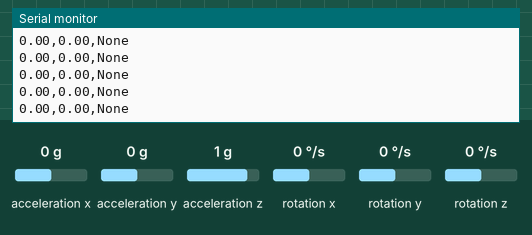
A sketch run on a simulated Arduino Uno, built with avr-gcc and run on an emulated ATmega328P. On the bench: the last lines printed to the serial monitor. Wiring (inferred from the names in the program): MPU-6050 motion sensor at I2C address 0x68. The inputs (shaded band) are chosen by the test bench; at power-on: acceleration y 0 g, acceleration x 0 g, rotation y 0 °/s, acceleration z 1 g, rotation x 0 °/s, rotation z 0 °/s.

Above: at 1.3 s.
1.4 s: acceleration y set to -1.4 g
At 2.2 s:
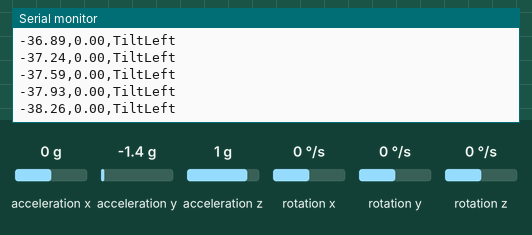
3.2 s: acceleration x set to -1.4 g
At 3.9 s:
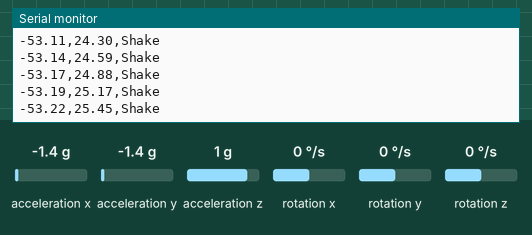
4.7 s: rotation y set to -192 °/s
At 5.6 s:
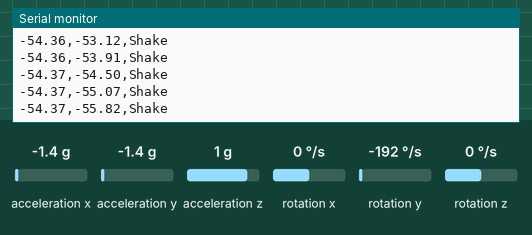
7.7 s: acceleration x set to -0.8 g
At 8.3 s:
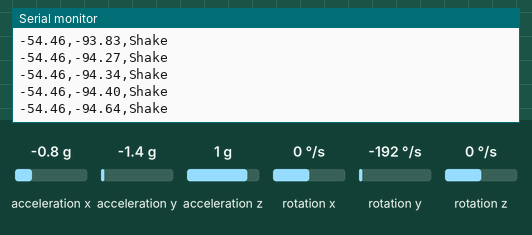
10.7 s: acceleration y set to 0.8 g
At 11.6 s:
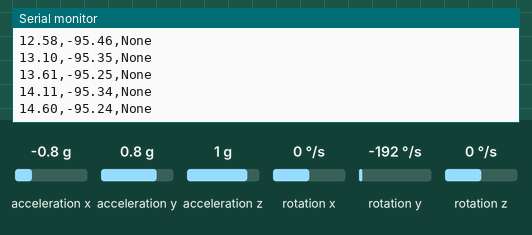
13.2 s: acceleration z set to -1.4 g
At 14.1 s:
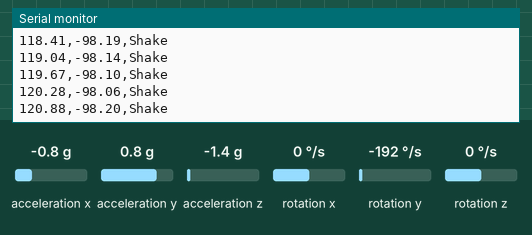
Timing chart, 0 to 16.2 s (numbered marks = the images above; inputs shaded):
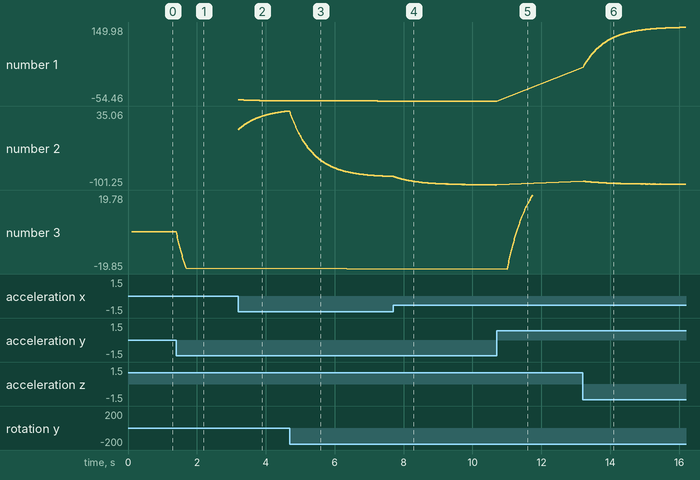

Measured:
- after the input at 1.4 s, the serial monitor: prints a new line at once (image 1)
- plotted number 3: 0 → -19.54 after the input at 1.4 s

The sketch:

IMU_Orientation_Gesture.ino
```cpp
#include <Wire.h>

// If you have the MPU6050 library installed you can use it.
// This sketch uses direct I2C reads to keep dependencies minimal.

// --------- CONFIG ----------
const int MPU_ADDR = 0x68; // default I2C address for MPU-6050
const float GYRO_SCALE = 131.0;   // LSB/deg/s for ±250deg/s
const float ACC_SCALE = 16384.0;  // LSB/g for ±2g

// Complementary filter coefficient (0..1). Higher => trust gyro more.
const float ALPHA = 0.98;

unsigned long lastTime = 0;
float roll = 0, pitch = 0;

// Gesture detection thresholds
const float TILT_ANGLE_THRESHOLD = 20.0; // degrees
const float SHAKE_ACCEL_THRESHOLD = 1.8; // g (approx) - tune as per sensor/module

// ---------- HELPERS ----------
void writeRegister(uint8_t reg, uint8_t value) {
  Wire.beginTransmission(MPU_ADDR);
  Wire.write(reg);
  Wire.write(value);
  Wire.endTransmission();
}

void readRegisters(uint8_t reg, uint8_t count, uint8_t* dest) {
  Wire.beginTransmission(MPU_ADDR);
  Wire.write(reg);
  Wire.endTransmission(false);
  Wire.requestFrom(MPU_ADDR, count);
  int i = 0;
  while (Wire.available() && i < count) {
    dest[i++] = Wire.read();
  }
}

// ---------- SETUP ----------
void setup() {
  Serial.begin(115200);
  Wire.begin();
  delay(100);

  // Wake up MPU-6050 (clear sleep bit)
  writeRegister(0x6B, 0x00);

  // Optional: set gyro range / acc range here if needed

  lastTime = millis();
  Serial.println("IMU Orientation & Gesture Demo");
  Serial.println("Roll,Pitch,Gesture");
}

// ---------- MAIN LOOP ----------
void loop() {
  unsigned long now = millis();
  float dt = (now - lastTime) / 1000.0;
  if (dt <= 0) dt = 0.001;
  lastTime = now;

  // Read raw accel + gyro (14 bytes from 0x3B)
  uint8_t buf[14];
  readRegisters(0x3B, 14, buf);

  // Accel raw (signed 16-bit)
  int16_t ax = (buf[0] << 8) | buf[1];
  int16_t ay = (buf[2] << 8) | buf[3];
  int16_t az = (buf[4] << 8) | buf[5];

  // Temp skipped (buf[6],buf[7])

  // Gyro raw
  int16_t gx = (buf[8] << 8) | buf[9];
  int16_t gy = (buf[10] << 8) | buf[11];
  int16_t gz = (buf[12] << 8) | buf[13];

  // Convert to physical units
  float ax_g = ax / ACC_SCALE;
  float ay_g = ay / ACC_SCALE;
  float az_g = az / ACC_SCALE;

  float gx_dps = gx / GYRO_SCALE;
  float gy_dps = gy / GYRO_SCALE;
  float gz_dps = gz / GYRO_SCALE;

  // Compute accel angles (degrees)
  float rollAcc = atan2(ay_g, az_g) * 180.0 / PI;
  float pitchAcc = atan2(-ax_g, sqrt(ay_g*ay_g + az_g*az_g)) * 180.0 / PI;

  // Integrate gyro rates to angles
  float rollGyro = roll + gx_dps * dt;
  float pitchGyro = pitch + gy_dps * dt;

  // Complementary filter
  roll = ALPHA * rollGyro + (1 - ALPHA) * rollAcc;
  pitch = ALPHA * pitchGyro + (1 - ALPHA) * pitchAcc;

  // Gesture detection (simple)
  String gesture = "None";
  if (roll > TILT_ANGLE_THRESHOLD) gesture = "TiltRight";
  else if (roll < -TILT_ANGLE_THRESHOLD) gesture = "TiltLeft";

  float totalAccel = sqrt(ax_g*ax_g + ay_g*ay_g + az_g*az_g);
  if (totalAccel > SHAKE_ACCEL_THRESHOLD) gesture = "Shake";

  // Telemetry (CSV-style)
  Serial.print(roll, 2); Serial.print(",");
  Serial.print(pitch, 2); Serial.print(",");
  Serial.println(gesture);

  delay(10); // small delay to stabilize serial output
}
```
